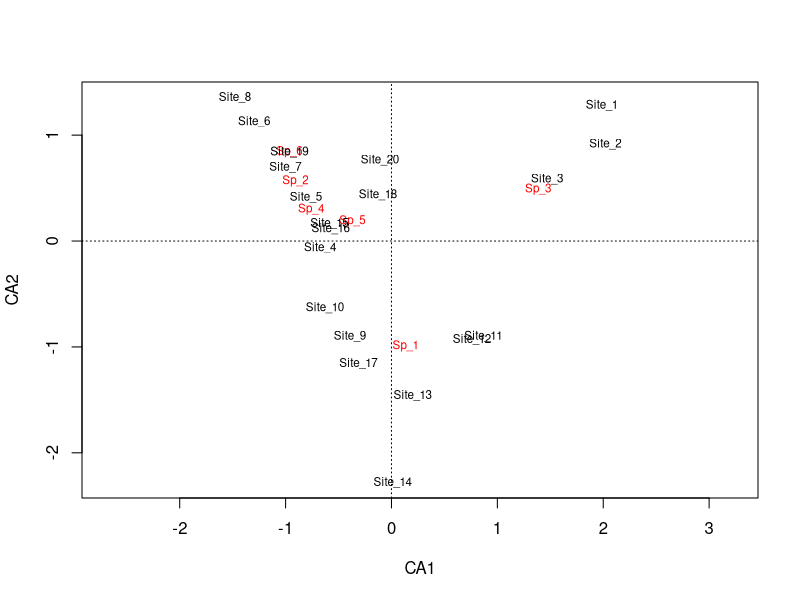
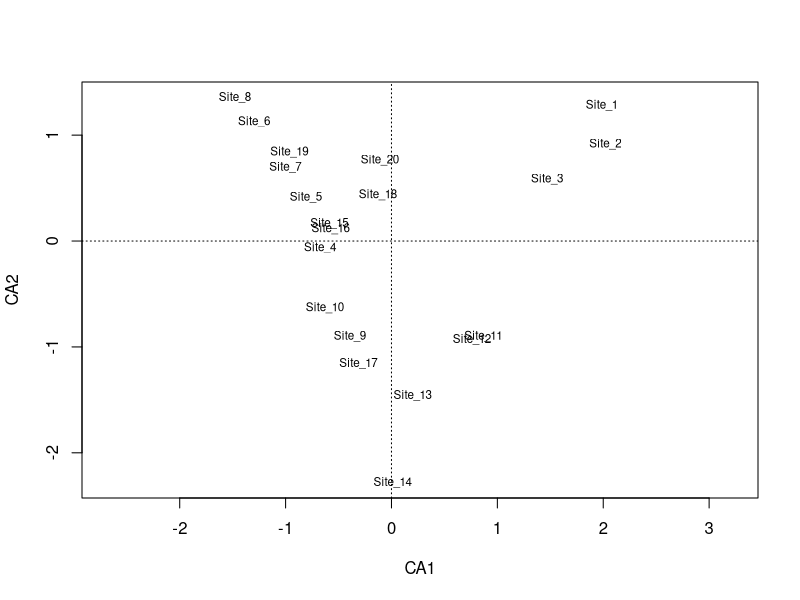
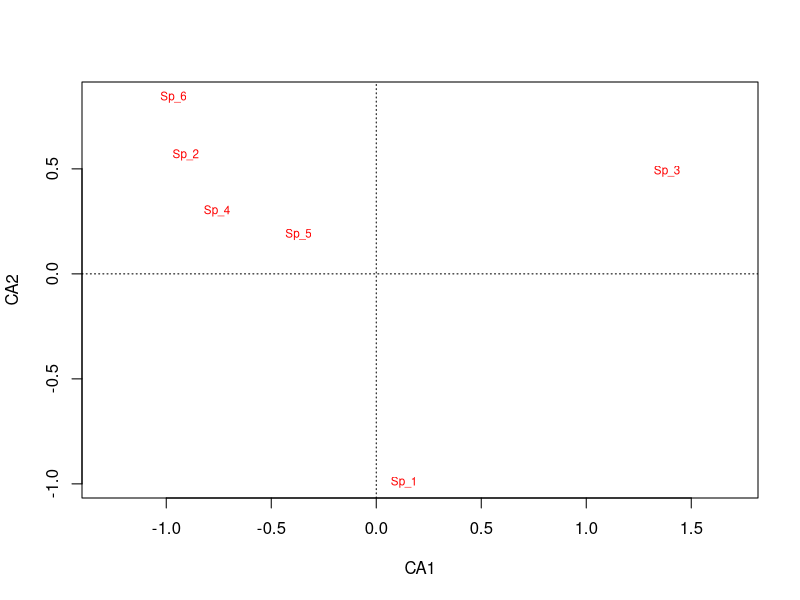
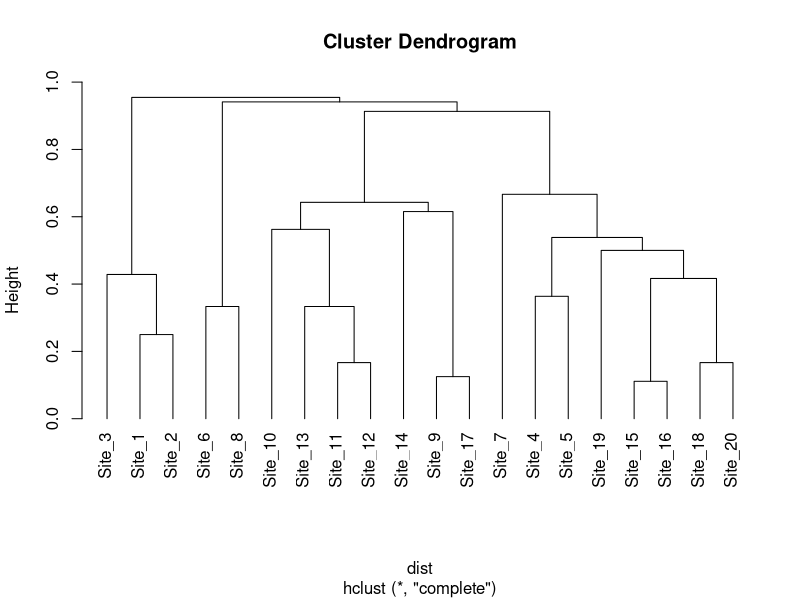
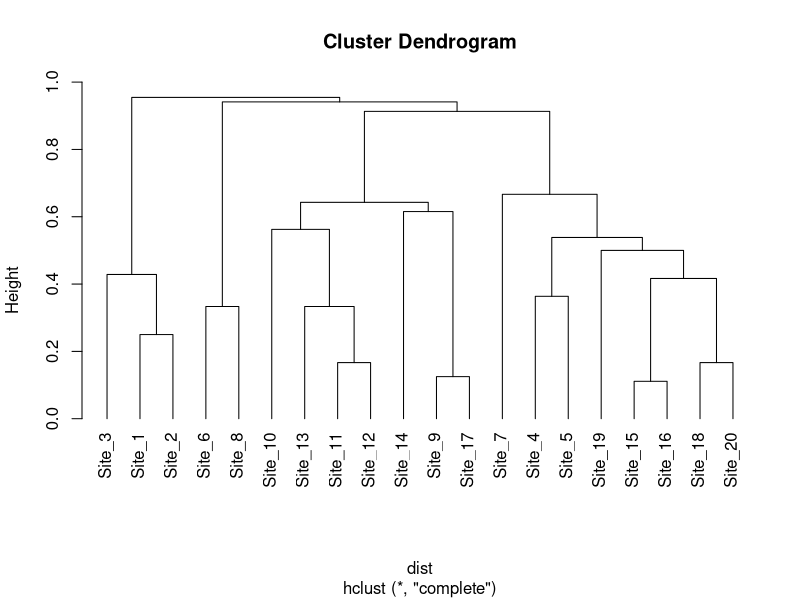
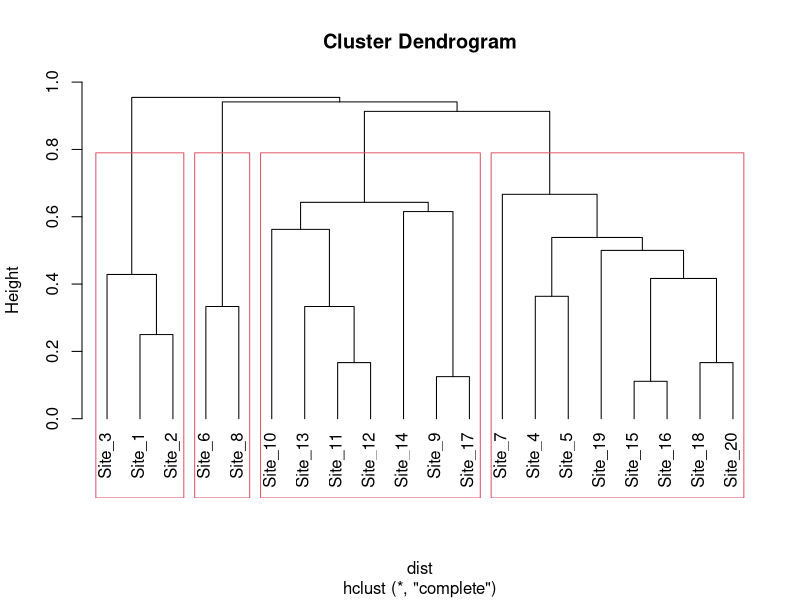
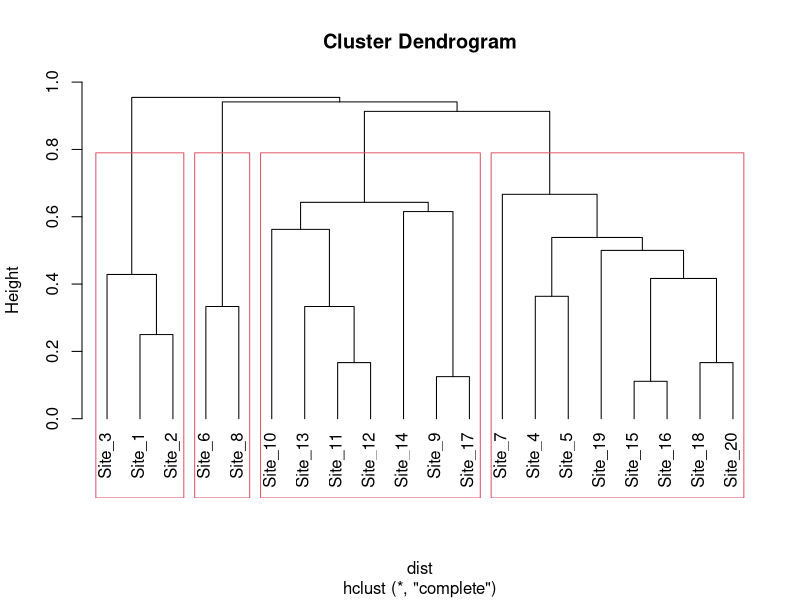
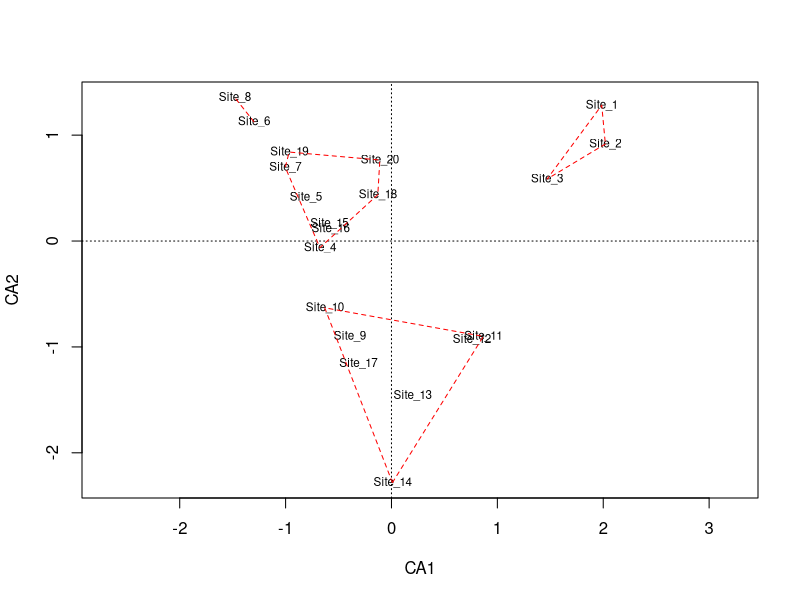

Recreate these plots in R, in order.
## ---- chunk 1
#| echo: true

library(openxlsx)
com <- read.xlsx("data/Inventarios.xlsx", sheet = 1, rowNames = TRUE)
head(com)

env <- read.xlsx("data/Variables.xlsx", sheet = 1, rowNames = TRUE)
head(env)

## ---- chunk 2
#| echo: true

pres <- ifelse(com > 0, 1, 0)
head(pres)
## ---- chunk 3
#| echo: true
#| output: false

#install.packages("vegan")
library(vegan)
## ---- chunk 4
#| echo: true

library(vegan)
com_pca <- rda(com)
com_pca
## ---- chunk 5
#| echo: true

com_rda <- rda(com, env)
com_rda
## ---- chunk 6
#| echo: true

com_ca <- cca(com)
com_ca
## ---- chunk 7
#| echo: true

com_dca <- decorana(com)
com_dca
## ---- chunk 8
#| echo: true

com_cca <- cca(com, env)
com_cca
## ---- chunk 9
#| echo: true

com_hel <- decostand(com, 'hellinger')

com_tbpca <- rda(com_hel)
com_tbpca
## ---- chunk 10
#| echo: true

com_tbrda <- rda(com_hel, env)
com_tbrda
## ---- chunk 11
#| echo: true

plot(com_ca)
## ---- chunk 12
#| echo: true

plot(com_ca, display = "sites")
plot(com_ca, display = "species")
## ---- chunk 13
#| echo: true

dist <- vegdist(com)
dist
## ---- chunk 14
#| echo: true

dist <- vegdist(com, method="euclidean")
dist <- vegdist(com, method="bray")
dist <- vegdist(com, method="jaccard")
head(dist)
## ---- chunk 15
#| echo: true

hc <- hclust(dist)
hc
## ---- chunk 16
#| echo: true

hc <- hclust(dist, method="single")
hc <- hclust(dist, method="centroid")
hc <- hclust(dist, method="average")
hc <- hclust(dist, method="complete")
hc
## ---- chunk 17
#| echo: true

plot(hc, hang=-1)
## ---- chunk 18
#| echo: false

plot(hc, hang=-1)
## ---- chunk 19
#| echo: true

plot(hc, hang=-1) 
rect.hclust(hc, h=0.7)
## ---- chunk 20
#| echo: true

plot(hc, hang=-1)
rect.hclust(hc, k=4)
## ---- chunk 21
#| echo: true

grp <- cutree(hc, h=0.7)
grp <- cutree(hc, k=4)
grp
## ---- chunk 22
#| echo: true

plot(com_ca, display="sites")
ordihull(com_ca, grp, lty=2, col="red")
## ---- chunk 23
#| echo: true

plot(com_ca, display="sites")
ordispider(com_ca, grp, lty=2, col="red")
## ---- chunk 24
#| echo: true

plot(com_ca, display="sites")
ordiellipse(com_ca, grp, lty=2, col="red")
